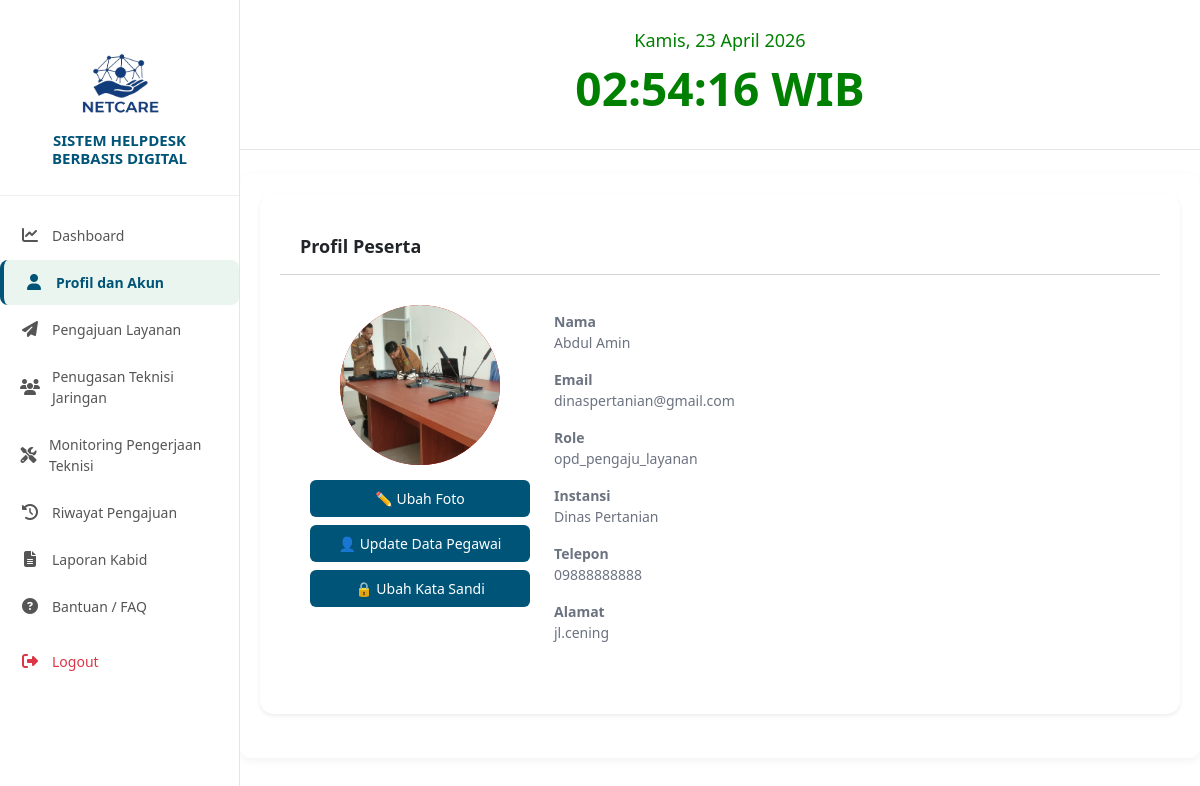
Page /kabid/dashboard-kabid.php?page=profil_akun (signed in) on the committed database.
### tables this page shows
CREATE TABLE `users` (
  `id` int(11) NOT NULL,
  `email` varchar(150) NOT NULL,
  `password` varchar(255) NOT NULL,
  `role` varchar(50) NOT NULL,
  `nama` varchar(150) DEFAULT NULL,
  `telepon` varchar(20) DEFAULT NULL,
  `alamat` text DEFAULT NULL,
  `images` varchar(255) DEFAULT 'default.png',
  `created_at` timestamp NOT NULL DEFAULT current_timestamp(),
  `nama_instansi` varchar(150) DEFAULT NULL,
  `status` enum('aktif','nonaktif') DEFAULT 'aktif',
  `created_by` varchar(50) DEFAULT 'admin_instansi'
);

### kabid/modules/profil_akun.php (the view, shortened to what this page needs)
<?php
require_once __DIR__ . '/../../config.php';
$id = (int) $_SESSION['user_id'];
$stmt = $conn->prepare("
    SELECT id, nama, email, role, images, nama_instansi, telepon, alamat
    FROM users
    WHERE id = ?
");
$stmt->bind_param("i", $id);
$stmt->execute();
$user = $stmt->get_result()->fetch_assoc();
$nama   = $user['nama'];
$email  = $user['email'];
$role   = $user['role'];
$images = $user['images'] ?: 'default.png';
?>
<!DOCTYPE html>
<html lang="id">
<head>
        <link href="https://cdn.jsdelivr.net/npm/bootstrap@5.3.2/dist/css/bootstrap.min.css" rel="stylesheet">
        <link rel="stylesheet" href="../css/style.css">
</head>
<body class="page-profil bg-light">
<div class="container my-4">
    <div class="card mb-4 shadow-sm">
    <div class="card-header fw-bold">Profil Peserta</div>
    <div class="card-body d-flex gap-4">
        <div style="width:220px;text-align:center;">
            <div style="
                width:160px;
                height:160px;
                margin:0 auto 15px;
                border-radius:50%;
                background:#d60000;
                overflow:hidden;">
                <img src="/netcare/kabid/uploads/profil/<?= htmlspecialchars($images) ?>"
                     style="width:100%;height:100%;object-fit:cover">
            </div>
            <button type="button" onclick="toggleFoto()" class="btn btn-outline-primary w-100 mb-2">
            ✏️ Ubah Foto
            </button>
            <button type="button" onclick="toggleEditProfil()" class="btn btn-outline-success w-100 mb-2">
            👤 Update Data Pegawai
            </button>
            <button type="button" onclick="togglePassword()" class="btn btn-outline-warning w-100 mb-2">
            🔒 Ubah Kata Sandi
            </button>
        </div>
        <div class="flex-fill">
            <p><strong>Nama</strong><br><?= htmlspecialchars($nama) ?></p>
            <p><strong>Email</strong><br><?= htmlspecialchars($email) ?></p>
            <p><strong>Role</strong><br><?= htmlspecialchars($role) ?></p>
            <?php if (!empty($user['nama_instansi'])): ?>
                <p><strong>Instansi</strong><br><?= htmlspecialchars($user['nama_instansi']) ?></p>
            <?php endif; ?>
            <?php if (!empty($user['telepon'])): ?>
                <p><strong>Telepon</strong><br><?= htmlspecialchars($user['telepon']) ?></p>
            <?php endif; ?>
            <?php if (!empty($user['alamat'])): ?>
                <p><strong>Alamat</strong><br><?= htmlspecialchars($user['alamat']) ?></p>
            <?php endif; ?>
        </div>
    </div>
</div>
</div>
</body>
</html>

### css/dashboard.css (style rules this page uses)
* { margin: 0; padding: 0; box-sizing: border-box; }
body { font-family: "Segoe UI", Arial, sans-serif; display: flex; min-height: 100vh; background: #fff; color: #222; }
body { font-family: "Segoe UI", Arial, sans-serif; display: flex; min-height: 100vh; background: #f4f8f6; color: #222; }
.card { background: #ffffff; border-radius: 12px; padding: 22px; box-shadow: 0 4px 12px rgba(0,0,0,0.05); transition: 0.2s ease; }
.card p { font-size: 14px; color: #666; }

### css/style.css (style rules this page uses)
* { margin: 0; padding: 0; box-sizing: border-box; font-family: 'Segoe UI', sans-serif; }
* { box-sizing: border-box; }
body { font-family: 'Segoe UI', Tahoma, sans-serif; background: #f4f6f9; margin: 0; padding: 0; color: #333; }
.container { background: #fff; padding: 20px; border-radius: 10px; box-shadow: 0 3px 10px rgba(0,0,0,0.05); margin-bottom: 25px; }
button, .btn { background: #005477; color: #fff; border: none; padding: 8px 14px; border-radius: 6px; cursor: pointer; text-decoration: none; display: inline-block; font-size: 14px; }
.card { background: #ffffff; padding: 25px 20px; border-radius: 14px; text-align: left; box-shadow: 0 6px 18px rgba(0,0,0,0.06); transition: 0.2s ease; }
.card p { margin-top: 6px; font-size: 14px; color: #6b7280; }
.page-profil { font-family: "Segoe UI", sans-serif; }
.page-profil .card { border-radius: 14px; border: 0px solid #e5e7eb; box-shadow: none; }
.page-profil .card-header { background: transparent; font-weight: 600; font-size: 18px; padding: 14px 20px; }
.page-profil .card-body { padding: 30px; }
.page-profil .card-header { text-align: left !important; }
.page-profil .card-body { text-align: left; }
.page-profil .card-body.d-flex { align-items: flex-start !important; }
.page-profil .flex-fill { text-align: left !important; }
body { font-family: "Segoe UI", Tahoma, sans-serif; background: #f4f6f9; margin: 0; padding: 0; color: #333; }

### rows in the picture
users: images (picture), nama "Abdul Amin", email "dinaspertanian@gmail.com", role "opd_pengaju_layanan", nama_instansi "Dinas Pertanian", telepon "09888888888", alamat "jl.cening"

### other values in the picture
$label "Dashboard"
$label "Profil dan Akun"
$label "Pengajuan Layanan"
$label "Penugasan Teknisi Jaringan"
$label "Monitoring Pengerjaan Teknisi"
$label "Riwayat Pengajuan"
$label "Laporan Kabid"
$label "Bantuan / FAQ"
